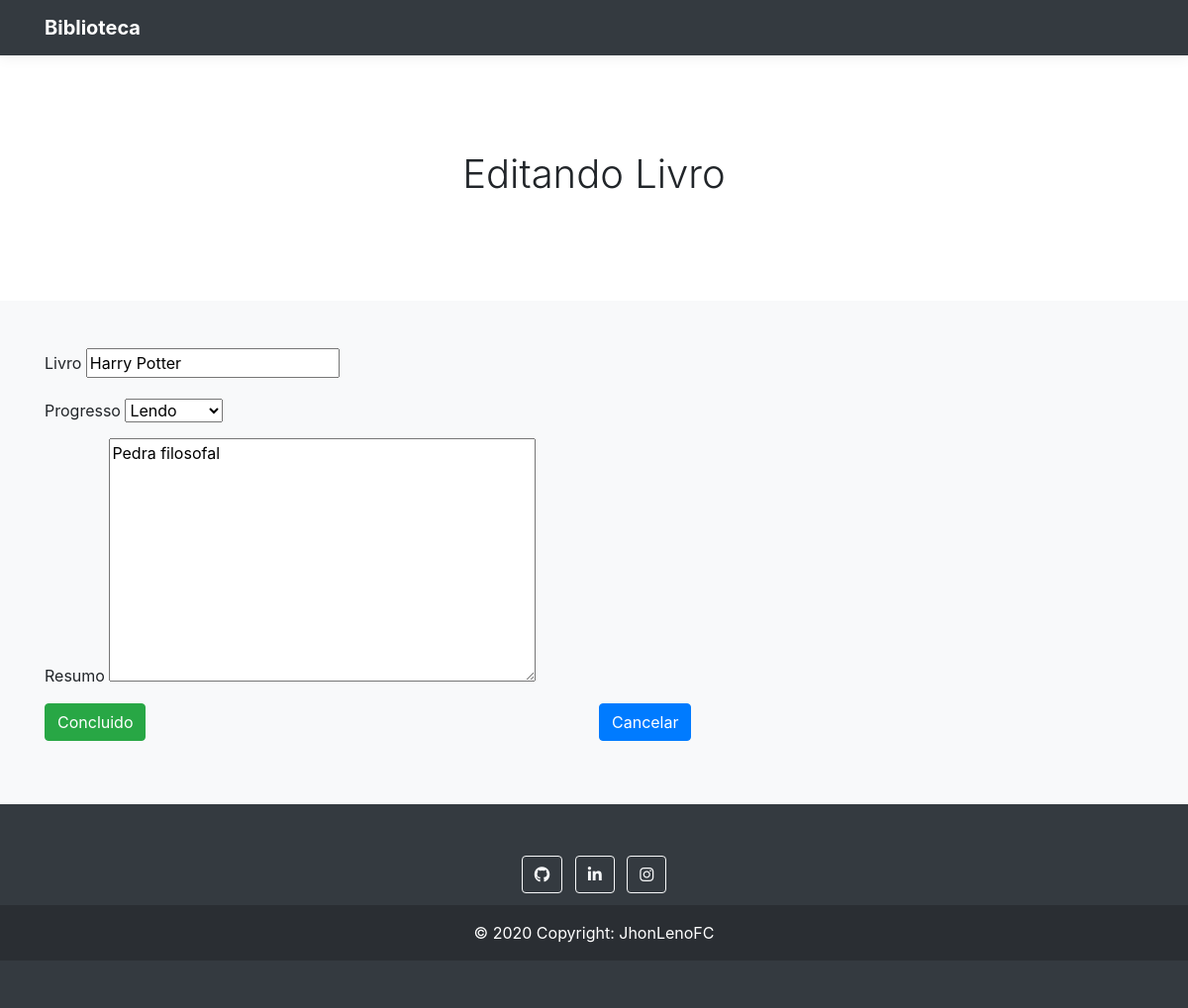
The app's page /livros/editar/7/ with its own data.
### livros/models.py (models this page shows, shortened)
class Livro(models.Model):
    STATUS_CHOICE = (('Finalizado', 'Finalizado'), ('Lendo','Lendo'))
    livro = models.CharField(max_length=200)
    finalizado = models.CharField(max_length=20, choices=STATUS_CHOICE, default='Lendo')
    resumo = models.TextField()
    adicionado = models.DateField(auto_now_add=True)
    class Meta:
        ordering = ['adicionado']

### livros/views.py (the view)
# urls.py: path('livros/editar/<int:livro_id>/', views.editar, name='editar'),
def editar(request, livro_id):
    livro = Livro.objects.get(pk=livro_id)
    form = LivroForm(request.POST or None, instance=livro)
    if form.is_valid():
        form.save()
        return redirect(index)
    return render(request, 'editar.html', {'form':form})

### livros/forms.py
class LivroForm(forms.ModelForm):
    class Meta:
        model = Livro
        fields = '__all__'

### templates/editar.html (shortened to what this page needs)
{% extends 'index.html' %}
{% block title %}
<section class="jumbotron text-center">
    <div class="container">
        <h1 class="jumbotron-heading">Editando Livro</h1>
    </div>
</section>
{% endblock %}
{% block content %}
<form action="" method="post">
    <div class="form-row">
        <div class="form-group col-md-12">
            <label>Livro</label>
            {{ form.livro }}
        </div>
    </div>
    <div class="form-row">
        <div class="form-group col-md-12">
            <label">Progresso</label>
             {{ form.finalizado }}
        </div>
    </div>
    <div class="form-row">
        <div class="form-group col-md-12">
            <label">Resumo</label>
                        {{ form.resumo }}
        </div>
    </div>
    <div class="form-row">
        <div class="form-group col-md-6">
                <button type="submit" class="btn btn-success">Concluido</button>
        </div>
        <div class="form-group col-md-6">
            <a href="{% url 'home' %}"><button type="button" class="btn btn-primary">Cancelar</button></a>
        </div>
    </div>
</form>
{% endblock %}

### templates/index.html (style rules this page uses)
:root { --jumbotron-padding-y: 3rem; }
.jumbotron { padding-top: var(--jumbotron-padding-y); padding-bottom: var(--jumbotron-padding-y); margin-bottom: 0; background-color: #fff; }
@media (min-width: 768px) { .jumbotron { padding-top: calc(var(--jumbotron-padding-y) * 2); padding-bottom: calc(var(--jumbotron-padding-y) * 2); } }
.jumbotron-heading { font-weight: 300; }
.jumbotron .container { max-width: 40rem; }

### records on screen
Livro: livro "Harry Potter", finalizado "Lendo", resumo "Pedra filosofal"
